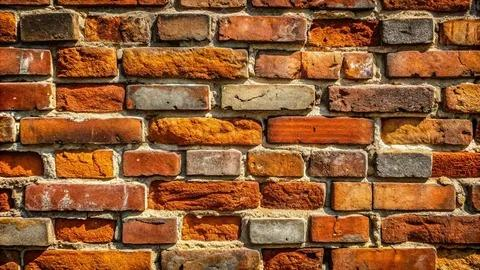
//> input picture resim.jpg, 480 x 270 px
$ ./Main   (built with g++ and OpenCV 4)
//> lines starting //> are read from the running program, lines starting //| are printed output that depends on the picture; after the words box and inside, x2 and y2 are one past the last pixel; in counts of white or black regions, pixels touching at a corner belong together
#include <opencv2/core.hpp>
#include <opencv2/imgproc.hpp>
#include <opencv2/highgui.hpp>
#include <iostream>
#include <vector>
#include <cmath>
#include <algorithm>

const double PI = 3.14159265358979323846;

int main() {
    cv::Mat src = cv::imread("resim.jpg");
//> src is the input picture: 270 rows x 480 cols, CV_8UC3; mean B, G, R 51.7, 90.6, 144.2
    if (src.empty()) {
        std::cerr << "resim.jpg bulunamadi!" << std::endl;
        return -1;
    }

    int w = src.cols;
//> w = 480
    int h = src.rows;
//> h = 270

    cv::Mat gray, edges, edgesFiltered;
    cv::cvtColor(src, gray, cv::COLOR_BGR2GRAY);
    cv::Canny(gray, edges, 50, 150, 3);
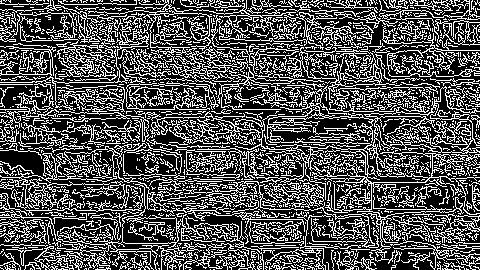
//> edges: 270 rows x 480 cols, CV_8UC1; 32.8% white in thin lines or dots
    cv::medianBlur(edges, edgesFiltered, 3);
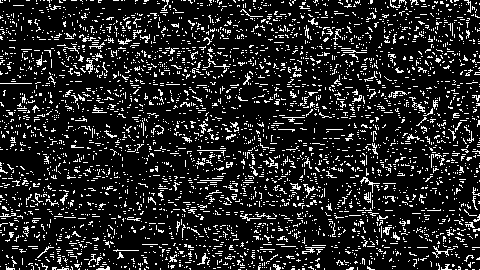
//> edgesFiltered: 270 rows x 480 cols, CV_8UC1; 13.9% white in thin lines or dots

    cv::Mat imgHoughLines = src.clone();
    cv::Mat imgHoughLinesP = src.clone();

    std::vector<cv::Vec2f> lines;
    cv::HoughLines(edgesFiltered, lines, 1, CV_PI / 180, 120);
//> lines = 1 line (rho, theta): [0, 1.57]
    for (size_t i = 0; i < lines.size(); i++) {
        float rho = lines[i][0], theta = lines[i][1];
        double a = std::cos(theta), b = std::sin(theta);
        double x0 = a * rho, y0 = b * rho;
        cv::Point pt1(cvRound(x0 + 1000 * (-b)), cvRound(y0 + 1000 * (a)));
        cv::Point pt2(cvRound(x0 - 1000 * (-b)), cvRound(y0 - 1000 * (a)));
        cv::line(imgHoughLines, pt1, pt2, cv::Scalar(255, 0, 0), 2);
    }
//> this loop made 1 pass
//> (rho, theta, a, b, x0, y0, pt1, pt2) on pass 1: (0, 1.57, -4.37e-08, 1, 0, 0, Point(-1000, 0), Point(1000, 0))
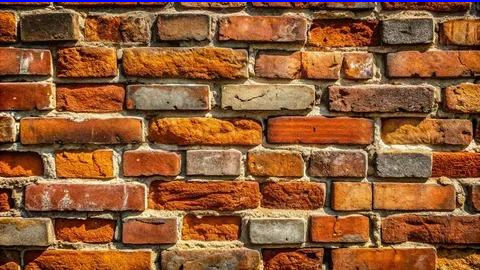
//> imgHoughLines: 270 rows x 480 cols, CV_8UC3; 0.74% of pixels changed, all inside (x1, y1, x2, y2) = (0, 0, 480, 2)

    std::vector<cv::Vec4i> linesP;
    cv::HoughLinesP(edgesFiltered, linesP, 1, CV_PI / 180, 50, 40, 10);
//> linesP = 149 lines (x1, y1, x2, y2), first 8: [26, 0, 101, 0], [359, 215, 417, 247], [271, 205, 370, 198], [72, 90, 121, 110], [50, 39, 115, 76], [251, 199, 313, 189], [292, 188, 387, 217], [31, 269, 109, 269]
    for (size_t i = 0; i < linesP.size(); i++) {
        cv::line(imgHoughLinesP, cv::Point(linesP[i][0], linesP[i][1]),
            cv::Point(linesP[i][2], linesP[i][3]), cv::Scalar(0, 0, 255), 2);
    }
//> this loop made 149 passes
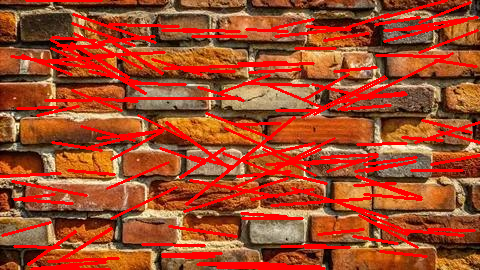
//> imgHoughLinesP: 270 rows x 480 cols, CV_8UC3; 18.05% of pixels changed, all inside (x1, y1, x2, y2) = (0, 0, 480, 270)

    int maxRho = static_cast<int>(std::ceil(std::sqrt(w * w + h * h)));
//> maxRho = 551
    int numThetas = 180;

    std::vector<double> cosTable(numThetas);
    std::vector<double> sinTable(numThetas);
    for (int t = 0; t < numThetas; ++t) {
        double rad = t * PI / 180.0;
        cosTable[t] = std::cos(rad);
        sinTable[t] = std::sin(rad);
    }

    int rhoOffset = maxRho;
//> rhoOffset = 551
    std::vector<std::vector<int>> accumulator(2 * maxRho + 1, std::vector<int>(numThetas, 0));

    for (int y = 0; y < h; ++y) {
        for (int x = 0; x < w; ++x) {
            if (edgesFiltered.at<uchar>(y, x) > 0) {
                for (int t = 0; t < numThetas; ++t) {
                    int rho = static_cast<int>(std::round(x * cosTable[t] + y * sinTable[t]));
                    accumulator[rho + rhoOffset][t]++;
                }
            }
        }
    }

    int maxVote = 0;
    for (int r = 0; r <= 2 * maxRho; ++r) {
        for (int t = 0; t < numThetas; ++t) {
            if (accumulator[r][t] > maxVote) maxVote = accumulator[r][t];
        }
    }
//> after the loop, maxVote = 138

    cv::Mat accMat(2 * maxRho + 1, numThetas, CV_8UC1);
    for (int r = 0; r <= 2 * maxRho; ++r) {
        for (int t = 0; t < numThetas; ++t) {
            accMat.at<uchar>(r, t) = static_cast<uchar>((accumulator[r][t] * 255.0) / (maxVote == 0 ? 1 : maxVote));
        }
    }
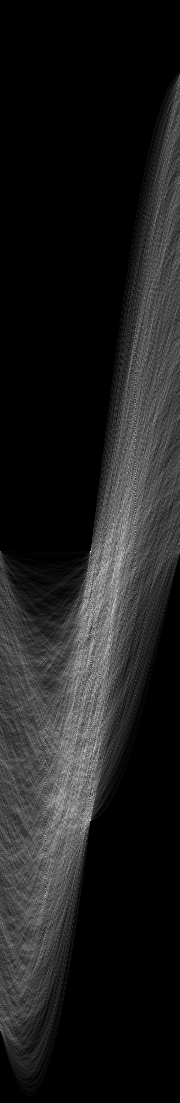
//> accMat: 1103 rows x 180 cols, CV_8UC1; min 0, max 255, mean 30
    cv::imwrite("hough_line_oylama.png", accMat);

    cv::Mat imgManualLines = src.clone();
    int lineThreshold = 130;
    for (int r = 0; r <= 2 * maxRho; ++r) {
        for (int t = 0; t < numThetas; ++t) {
            if (accumulator[r][t] >= lineThreshold) {
                int realRho = r - rhoOffset;
                double a = cosTable[t], b = sinTable[t];
                double x0 = a * realRho, y0 = b * realRho;
                cv::Point pt1(cvRound(x0 + 1000 * (-b)), cvRound(y0 + 1000 * (a)));
                cv::Point pt2(cvRound(x0 - 1000 * (-b)), cvRound(y0 - 1000 * (a)));
                cv::line(imgManualLines, pt1, pt2, cv::Scalar(0, 255, 0), 2);
            }
        }
    }

    cv::Mat grayBlur;
    cv::medianBlur(gray, grayBlur, 5);
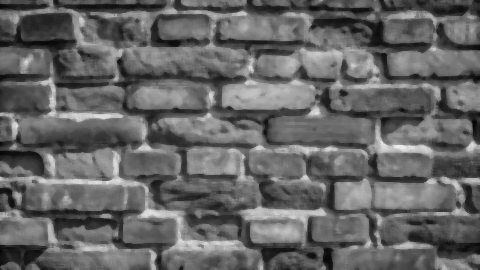
//> grayBlur: 270 rows x 480 cols, CV_8UC1; min 6, max 238, mean 101.4
    std::vector<cv::Vec3f> cvCircles;
    cv::HoughCircles(grayBlur, cvCircles, cv::HOUGH_GRADIENT, 1,
        grayBlur.rows / 8, 100, 30, 10, 150);
//> cvCircles = 86 circles (x, y, radius), first 12: [259.5, 127.5, 115.3], [323.5, 140.5, 112], [162.5, 143.5, 124.1], [352.5, 121.5, 124], [118.5, 135.5, 113.1], [207.5, 107.5, 102.1], [168.5, 109.5, 101], [136.5, 171.5, 98.8], [290.5, 142.5, 106.5], [287.5, 95.5, 83.4], [85.5, 136.5, 94.3], [222.5, 144.5, 86.7]

    cv::Mat imgCvCircles = src.clone();
    for (size_t i = 0; i < cvCircles.size(); i++) {
        cv::Point center(cvRound(cvCircles[i][0]), cvRound(cvCircles[i][1]));
        int radius = cvRound(cvCircles[i][2]);
        cv::circle(imgCvCircles, center, 3, cv::Scalar(0, 255, 0), -1);
        cv::circle(imgCvCircles, center, radius, cv::Scalar(0, 0, 255), 2);
    }
//> this loop made 86 passes
//> (center, radius) on passes 1 to 12: (Point(260, 128), 115), (Point(324, 140), 112), (Point(162, 144), 124), (Point(352, 122), 124), (Point(118, 136), 113), (Point(208, 108), 102), (Point(168, 110), 101), (Point(136, 172), 99), (Point(290, 142), 106), (Point(288, 96), 83), (Point(86, 136), 94), (Point(222, 144), 87)
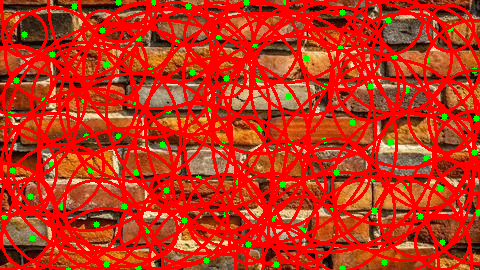
//> imgCvCircles: 270 rows x 480 cols, CV_8UC3; mean B, G, R 26.6, 51.1, 193.5

    int minR = 15;
    int maxR = 60;
    int numCircleThetas = 360;

    std::vector<double> circleCos(numCircleThetas);
    std::vector<double> circleSin(numCircleThetas);
    for (int t = 0; t < numCircleThetas; ++t) {
        double rad = t * PI / 180.0;
        circleCos[t] = std::cos(rad);
        circleSin[t] = std::sin(rad);
    }

    int rRange = maxR - minR + 1;
    std::vector<std::vector<std::vector<int>>> acc3D(
        h, std::vector<std::vector<int>>(w, std::vector<int>(rRange, 0)));

    for (int y = 0; y < h; ++y) {
        for (int x = 0; x < w; ++x) {
            if (edgesFiltered.at<uchar>(y, x) > 0) {
                for (int r = minR; r <= maxR; ++r) {
                    int rIdx = r - minR;
                    for (int t = 0; t < numCircleThetas; t += 2) {
                        int a = static_cast<int>(std::round(x - r * circleCos[t]));
                        int b = static_cast<int>(std::round(y - r * circleSin[t]));
                        if (a >= 0 && a < w && b >= 0 && b < h) {
                            acc3D[b][a][rIdx]++;
                        }
                    }
                }
            }
        }
    }

    cv::Mat imgManualCircles = src.clone();
    cv::Mat imgConcentricCircles = src.clone();
    int circleThreshold = 140;
    int singleRadiusThreshold = 80;

    for (int b = 0; b < h; ++b) {
        for (int a = 0; a < w; ++a) {
            int esMerkezSayisi = 0;
            std::vector<int> esMerkezliYaricaplar;

            for (int rIdx = 0; rIdx < rRange; ++rIdx) {
                int vote = acc3D[b][a][rIdx];
                int r = rIdx + minR;

                if (vote >= circleThreshold) {
                    cv::circle(imgManualCircles, cv::Point(a, b), r, cv::Scalar(255, 0, 255), 2);
                    cv::circle(imgManualCircles, cv::Point(a, b), 2, cv::Scalar(0, 255, 0), -1);
                }

                if (vote >= singleRadiusThreshold) {
                    esMerkezSayisi++;
                    esMerkezliYaricaplar.push_back(r);
                }
            }

            if (esMerkezSayisi >= 2) {
                cv::circle(imgConcentricCircles, cv::Point(a, b), 3, cv::Scalar(0, 0, 255), -1);
                for (int r : esMerkezliYaricaplar) {
                    cv::circle(imgConcentricCircles, cv::Point(a, b), r, cv::Scalar(0, 255, 255), 2);
                }
            }
        }
    }

    const int winW = 380;
    const int winH = 260;
    const int gapX = 15;
    const int gapY = 40;
    const int startX = 20;
    const int startY = 20;

    std::vector<std::pair<std::string, cv::Mat>> pencereler = {
        { "1. Orijinal Resim", src },
        { "2. Canny ve Median Kenarlar", edgesFiltered },
        { "3. Hough Line Oylama Matrisi", accMat },
        { "4. Standart HoughLines", imgHoughLines },
        { "5. Probabilistic HoughLinesP", imgHoughLinesP },
        { "6. Manuel Hough Lines", imgManualLines },
        { "7. OpenCV Hough Circles", imgCvCircles },
        { "8. Manuel Hough Circles", imgManualCircles },
        { "9. Es Merkezli Cemberler", imgConcentricCircles }
    };
//> pencereler = 9 items

    for (size_t i = 0; i < pencereler.size(); ++i) {
        std::string baslik = pencereler[i].first;
        cv::Mat gosterilecekMatris = pencereler[i].second;

        int col = i % 3;
        int row = i / 3;

        int posX = startX + col * (winW + gapX);
        int posY = startY + row * (winH + gapY);

        cv::namedWindow(baslik, cv::WINDOW_NORMAL);
        cv::resizeWindow(baslik, winW, winH);
        cv::moveWindow(baslik, posX, posY);
        cv::imshow(baslik, gosterilecekMatris);
    }
//> this loop made 9 passes
//> baslik on passes 1 to 9: "1. Orijinal Resim", "2. Canny ve Median Kenarlar", "3. Hough Line Oylama Matrisi", "4. Standart HoughLines", "5. Probabilistic HoughLinesP", "6. Manuel Hough Lines", "7. OpenCV Hough Circles", "8. Manuel Hough Circles", "9. Es Merkezli Cemberler"

    cv::waitKey(0);
    cv::destroyAllWindows();

    return 0;
}
